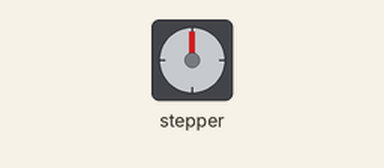
The sketch below on a simulated Arduino Uno, built with avr-gcc and run on an emulated ATmega328P. On the bench: stepper motor. Wiring (inferred from the names in the program): stepper motor driver (200 steps per turn assumed): step pin 10; direction pin 9.

Above: at 0.05 s.
At 2.0 s:
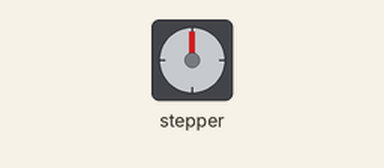
At 4.0 s:
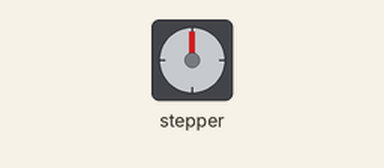
At 9.0 s:
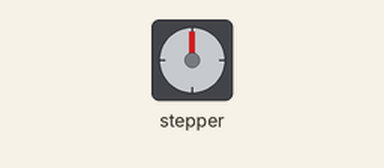
Timing chart, 0 to 11.7 s (numbered marks = the images above):
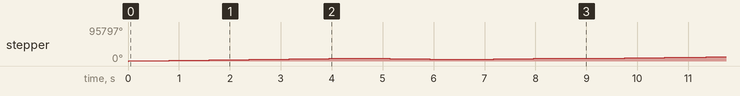

Measured:
- by itself, stepper: turns 7200° clockwise in 4.0 s, then 1800° counter-clockwise in 1.0 s, then 1800° clockwise in 1.0 s, repeating every 9.0 s

The sketch:

stepper_motor.ino
```cpp
/*Example sketch to control a stepper motor with A4988/DRV8825 stepper motor driver and Arduino without a library. More info: https://www.makerguides.com */

// Define stepper motor connections and steps per revolution:
#define dirPin 9
#define stepPin 10
#define stepsPerRevolution 200

void setup() {
  // Declare pins as output:
  pinMode(stepPin, OUTPUT);
  pinMode(dirPin, OUTPUT);
}

void loop() {
  // Set the spinning direction clockwise:
  digitalWrite(dirPin, HIGH);

  // Spin the stepper motor 1 revolution slowly:
  for (int i = 0; i < 20*stepsPerRevolution; i++) {
    // These four lines result in 1 step:
    digitalWrite(stepPin, HIGH);
    delayMicroseconds(500);
    digitalWrite(stepPin, LOW);
    delayMicroseconds(500);
  }

  delay(1000);

  // Set the spinning direction counterclockwise:
  digitalWrite(dirPin, LOW);

  // Spin the stepper motor 1 revolution quickly:
  for (int i = 0; i < 5*stepsPerRevolution; i++) {
    // These four lines result in 1 step:
    digitalWrite(stepPin, HIGH);
    delayMicroseconds(500);
    digitalWrite(stepPin, LOW);
    delayMicroseconds(500);
  }

  delay(1000);
  digitalWrite(dirPin, HIGH);

  // Spin the stepper motor 5 revolutions fast:
  for (int i = 0; i < 5 * stepsPerRevolution; i++) {
    // These four lines result in 1 step:
    digitalWrite(stepPin, HIGH);
    delayMicroseconds(500);
    digitalWrite(stepPin, LOW);
    delayMicroseconds(500);
  }
  delay(1000);
/*
  // Set the spinning direction clockwise:
  digitalWrite(dirPin, HIGH);

  // Spin the stepper motor 5 revolutions fast:
  for (int i = 0; i < 5 * stepsPerRevolution; i++) {
    // These four lines result in 1 step:
    digitalWrite(stepPin, HIGH);
    delayMicroseconds(500);
    digitalWrite(stepPin, LOW);
    delayMicroseconds(500);
  }

  delay(1000);

  // Set the spinning direction counterclockwise:
  digitalWrite(dirPin, LOW);

  //Spin the stepper motor 5 revolutions fast:
  for (int i = 0; i < 5 * stepsPerRevolution; i++) {
    // These four lines result in 1 step:
    digitalWrite(stepPin, HIGH);
    delayMicroseconds(500);
    digitalWrite(stepPin, LOW);
    delayMicroseconds(500);
  }

  delay(1000);*/
}
```
